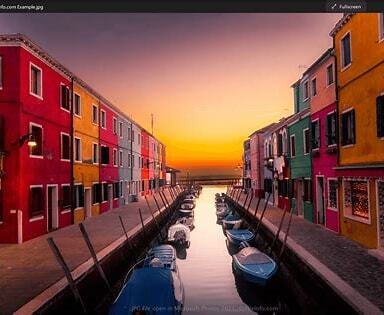
#> input picture 6/sample.jpeg, 384 x 315 px
$ python feature_extraction.py   (older library calls are emulated)
#> lines starting #> are read from the running program, lines starting #| are printed output that depends on the picture
import cv2
import numpy as np
import matplotlib.pyplot as plt
import pandas as pd
from skimage.feature import graycomatrix, graycoprops
import os


# ---------------------------
# Color Feature Extraction (RGB Histogram)
# ---------------------------
def extract_color_histogram(image):
    chans = cv2.split(image)  # Split into R, G, B
    colors = ("b", "g", "r")
    features = []
    plt.figure(figsize=(10, 4))
    plt.title("Color Histogram")
    plt.xlabel("Bins")
    plt.ylabel("# of Pixels")
    for (chan, color) in zip(chans, colors):
        hist = cv2.calcHist([chan], [0], None, [256], [0, 256])
        features.extend(hist.flatten())
        plt.plot(hist, color=color)
        plt.xlim([0, 256])
    plt.show()
    return np.array(features)

# ---------------------------
# Texture Feature Extraction (GLCM)
# ---------------------------
def extract_texture_features(image_gray):
    glcm = graycomatrix(image_gray,
                        distances=[1],
                        angles=[0, np.pi/4, np.pi/2, 3*np.pi/4],
                        symmetric=True,
                        normed=True)
    features = {
        "contrast": graycoprops(glcm, "contrast").mean(),
        "dissimilarity": graycoprops(glcm, "dissimilarity").mean(),
        "homogeneity": graycoprops(glcm, "homogeneity").mean(),
        "energy": graycoprops(glcm, "energy").mean(),
        "correlation": graycoprops(glcm, "correlation").mean()
    }
    return features

# ---------------------------
# Main
# ---------------------------
if __name__ == "__main__":
    # Load image
    script_dir = os.path.dirname(os.path.abspath(__file__))  # folder where script is
    image_path = os.path.join(script_dir, "sample.jpeg")
    image = cv2.imread(image_path)
#> image is the input picture: shape (315, 384, 3); mean B, G, R 67.7, 75, 123.1

    if image is None:
        print("❌ Error: Image not found. Check the path!")
        exit()

    image = cv2.cvtColor(image, cv2.COLOR_BGR2RGB)

    # Extract color features
    color_features = extract_color_histogram(image)
#> the loop in extract_color_histogram, `for (chan, color) in zip(chans, colors):` made 3 passes
#> color on passes 1 to 3: 'b', 'g', 'r'
#> after the loop in extract_color_histogram, `for (chan, color) in zip(chans, colors):`: features = 768 values, max 5796 at index 256, min 0 at index 505, mean 472.5
#> in extract_color_histogram, `plt.show()`:
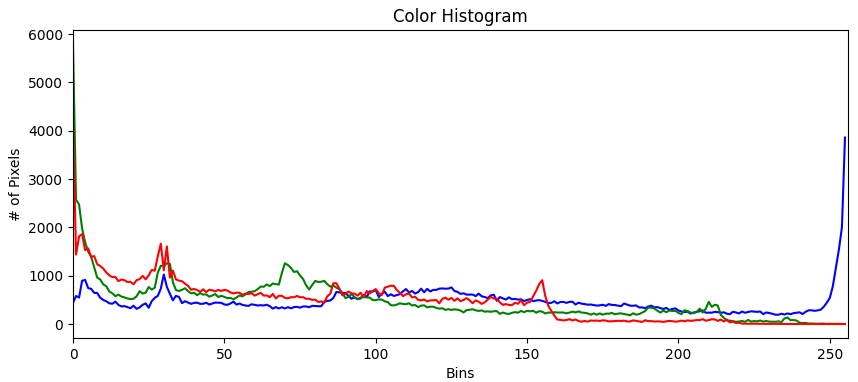
#> figure drawn by matplotlib, 1 panel; curve peaks at x = 255, y = 3859; curve peaks at x = 0, y = 5796; curve peaks at x = 0, y = 4200
#> color_features has the same summary as features in extract_color_histogram
    print("Extracted Color Features (histogram length):", len(color_features))
#| Extracted Color Features (histogram length): 768

    # Convert to grayscale for texture
    gray = cv2.cvtColor(image, cv2.COLOR_RGB2GRAY)
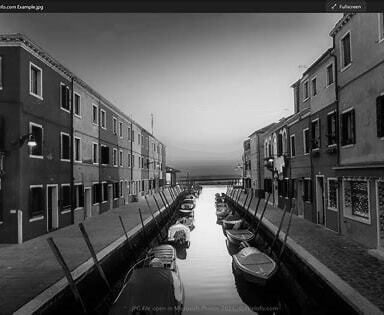
#> gray: shape (315, 384); min 0, max 250, mean 88.6

    # Extract texture features
    texture_features = extract_texture_features(gray)
#> in extract_texture_features, `features = { "contrast": graycoprops(glcm, "contrast").mean(), "dissim..`: features = {'contrast': 433.8, 'dissimilarity': 10.21, 'homogeneity': 0.294, 'energy': 0.022, 'correlation': 0.942}
#> texture_features has the same summary as features in extract_texture_features
    print("Extracted Texture Features:")
    for k, v in texture_features.items():
        print(f"{k}: {v:.4f}")
#> this loop made 5 passes
#> (k, v) on passes 1 to 5: ('contrast', 433.8), ('dissimilarity', 10.21), ('homogeneity', 0.294), ('energy', 0.022), ('correlation', 0.942)
#| contrast: 433.7830
#| dissimilarity: 10.2072
#| homogeneity: 0.2940
#| energy: 0.0220
#| correlation: 0.9419

    # ---------------------------
    # Save features into CSV
    # ---------------------------
    all_features = {
        **{f"color_bin_{i}": val for i, val in enumerate(color_features)},
        **texture_features
    }

    df = pd.DataFrame([all_features])
#> df = table of 1 rows and 773 columns
    df.to_csv("features.csv", index=False)

    print("\n✅ Features saved to features.csv")
